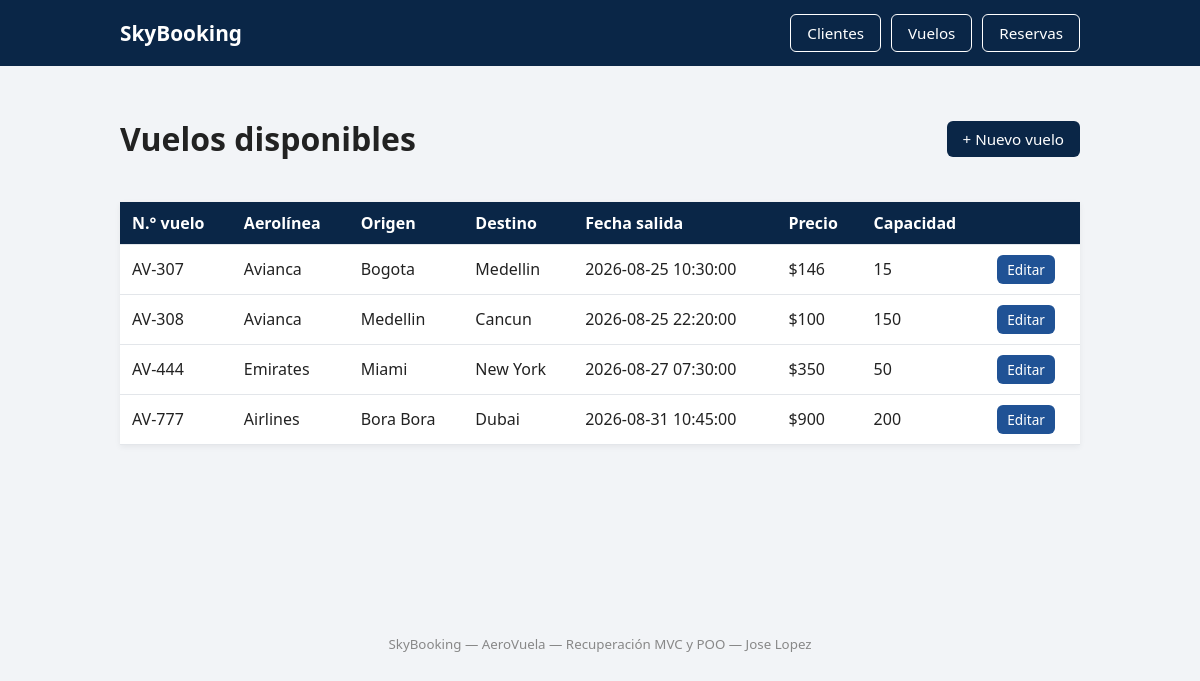
The app's page /Index.php?action=listar_vuelos with its own data.
### tables this page shows
CREATE TABLE `vuelos` (
  `numero_vuelo` varchar(20) NOT NULL,
  `aerolinea` varchar(80) NOT NULL,
  `origen` text NOT NULL,
  `destino` text NOT NULL,
  `fecha_salida` datetime NOT NULL,
  `precio` decimal(10,2) NOT NULL,
  `capacidad_maxima` int(11) NOT NULL
);

### Controllers/VueloController.php (called while the page is built, shortened)
<?php
class VueloController
{
    private Vuelo $model;
    public function __construct(Vuelo $model)
    {
        $this->model = $model;
    }
    public function index()
    {
        $vuelos = $this->model->listar();
        require __DIR__ . '/../Views/vuelo/index.php';
    }
}

### Models/Vuelo.php (called while the page is built, shortened)
<?php
class Vuelo
{
    private PDO $pdo;
    public function __construct(PDO $pdo)
    {
        $this->pdo = $pdo;
    }
    public function listar()
    {
        $sql = "SELECT numero_vuelo, aerolinea, origen, destino,
                       fecha_salida, precio, capacidad_maxima
                FROM vuelos
                ORDER BY fecha_salida";
        return $this->pdo->query($sql)->fetchAll();
    }
}

### Views/vuelo/index.php (the view, shortened to what this page needs)
<?php require_once __DIR__ . '/../header.php'; ?>
<div class="cabecera-seccion">
    <h1>Vuelos disponibles</h1>
    <a href="Index.php?action=crear_vuelo" class="btn btn-primario">+ Nuevo vuelo</a>
</div>
<table class="tabla">
    <thead>
        <tr>
            <th>N.° vuelo</th>
            <th>Aerolínea</th>
            <th>Origen</th>
            <th>Destino</th>
            <th>Fecha salida</th>
            <th>Precio</th>
            <th>Capacidad</th>
            <th></th>
        </tr>
    </thead>
    <tbody>
        <?php if (empty($vuelos)): ?>
            <tr>
                <td colspan="8" class="texto-vacio">Aún no hay vuelos registrados.</td>
            </tr>
        <?php else: ?>
            <?php foreach ($vuelos as $vuelo): ?>
                <tr>
                    <td><?= htmlspecialchars($vuelo['numero_vuelo']) ?></td>
                    <td><?= htmlspecialchars($vuelo['aerolinea']) ?></td>
                    <td><?= htmlspecialchars($vuelo['origen']) ?></td>
                    <td><?= htmlspecialchars($vuelo['destino']) ?></td>
                    <td><?= htmlspecialchars($vuelo['fecha_salida']) ?></td>
                    <td>$<?= number_format((float) $vuelo['precio'], 0, ',', '.') ?></td>
                    <td><?= (int) $vuelo['capacidad_maxima'] ?></td>
                    <td>
                        <a href="Index.php?action=editar_vuelo&numero_vuelo=<?= urlencode($vuelo['numero_vuelo']) ?>" class="btn btn-pequeno">Editar</a>
                    </td>
                </tr>
            <?php endforeach; ?>
        <?php endif; ?>
    </tbody>
</table>
<?php require_once __DIR__ . '/../footer.php'; ?>

### Css/style.css (style rules this page uses)
* { box-sizing: border-box; }
body { margin: 0; font-family: 'Segoe UI', Arial, sans-serif; background-color: #f2f4f7; color: #222; }
.btn { display: inline-block; padding: 8px 16px; border-radius: 6px; text-decoration: none; font-size: 0.95em; border: none; cursor: pointer; }
.btn-primario { background-color: #0a2647; color: #fff; }
.btn-pequeno { background-color: #205295; color: #fff; padding: 5px 10px; font-size: 0.85em; }
.cabecera-seccion { display: flex; justify-content: space-between; align-items: center; margin-bottom: 20px; }
.tabla { width: 100%; border-collapse: collapse; background-color: #fff; box-shadow: 0 2px 6px rgba(0, 0, 0, 0.06); }
.tabla th, .tabla td { padding: 10px 12px; text-align: left; border-bottom: 1px solid #e3e6ea; }
.tabla th { background-color: #0a2647; color: #fff; }

### records on screen
vuelos: numero_vuelo "AV-307", aerolinea "Avianca", origen "Bogota", destino "Medellin", fecha_salida "2026-08-25 10:30:00", precio "146", capacidad_maxima "15"
vuelos: numero_vuelo "AV-308", aerolinea "Avianca", origen "Medellin", destino "Cancun", fecha_salida "2026-08-25 22:20:00", precio "100", capacidad_maxima "150"
vuelos: numero_vuelo "AV-444", aerolinea "Emirates", origen "Miami", destino "New York", fecha_salida "2026-08-27 07:30:00", precio "350", capacidad_maxima "50"
vuelos: numero_vuelo "AV-777", aerolinea "Airlines", origen "Bora Bora", destino "Dubai", fecha_salida "2026-08-31 10:45:00", precio "900", capacidad_maxima "200"
